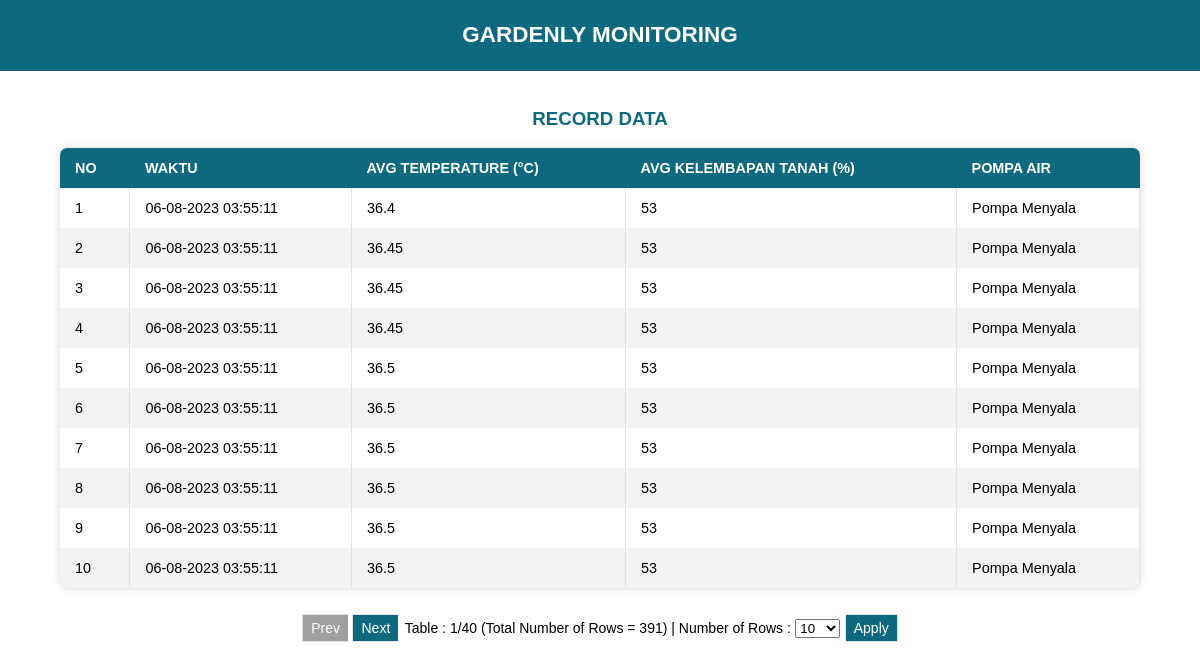
Screenshot of /record.php with the database file from the repository.
### tables this page shows
CREATE TABLE `average` (
  `id` int(11) NOT NULL,
  `avg_temp` float NOT NULL,
  `avg_mois` float NOT NULL,
  `defuzzy` varchar(50) NOT NULL,
  `created_at` timestamp NOT NULL DEFAULT current_timestamp()
);

### database.php (called while the page is built, shortened)
<?php
$servername = "localhost";
$username = "root";
$password = "";
$dbname = "irrigation";
$conn = new mysqli($servername, $username, $password, $dbname);
$record_table = $conn->query("SELECT * FROM average");
if ($record_table->num_rows > 0) {
  $data_record = $record_table;
} else {
  echo "data record : 0 results";
  $data_record = "No Data";
}

### record.php (the view, shortened to what this page needs)
<!DOCTYPE HTML>
<html>
<head>
</head>
<body>
    <div class="topnav">
        <h3>GARDENLY MONITORING</h3>
    </div>
    <br>
    <h3 style="color: #0c6980;">RECORD DATA</h3>
    <table class="styled-table" id="table_id">
        <thead>
            <tr>
                <th>NO</th>
                <th>WAKTU</th>
                <th>AVG TEMPERATURE (°C)</th>
                <th>AVG KELEMBAPAN TANAH (%)</th>
                <th>POMPA AIR</th>
            </tr>
        </thead>
        <tbody id="tbody_table_record">
            <?php
            include 'database.php';
            $b =
                isset($row['created_at']) ? $row['created_at'] : '';
            $date = new DateTime($b);
            $num = 1;
            while ($row = $data_record->fetch_assoc()) {
                echo '<tr>';
                echo '<td>' . $num++ . '</td>';
                echo '<td class="bdr">' . $date->format('d-m-Y H:i:s') . '</td>';
                echo '<td class="bdr">' . $row['avg_temp'] . '</td>';
                echo '<td class="bdr">' . $row['avg_mois'] . '</td>';
                echo '<td class="bdr">' . $row['defuzzy'] . '</td>';
                echo '</tr>';
            }
            ?>
        </tbody>
    </table>
    <br>
    <div class="btn-group">
        <button class="button" id="btn_prev" onclick="prevPage()">Prev</button>
        <button class="button" id="btn_next" onclick="nextPage()">Next</button>
        <div style="display: inline-block; position:relative; border: 0px solid #e3e3e3; float: center; margin-left: 2px;;">
            <p style="position:relative; font-size: 14px;"> Table : <span id="page"></span></p>
        </div>
        <select name="number_of_rows" id="number_of_rows">
            <option value="10">10</option>
        </select>
        <button class="button" id="btn_apply" onclick="apply_Number_of_Rows()">Apply</button>
    </div>
    <br>
</body>
</html>

### record.php (style rules this page uses)
html { font-family: Arial; display: inline-block; text-align: center; }
p { font-size: 1.2rem; }
body { margin: 0; }
.topnav { overflow: hidden; background-color: #0c6980; color: white; font-size: 1.2rem; }
.styled-table { border-collapse: collapse; margin-left: auto; margin-right: auto; font-size: 0.9em; font-family: sans-serif; min-width: 400px; box-shadow: 0 0 10px rgba(0, 0, 0, 0.15); border-radius: 0.5em; overflow: hidden; width: 90%; }
.styled-table thead tr { background-color: #0c6980; color: #ffffff; text-align: left; }
.styled-table th { padding: 12px 15px; text-align: left; }
.styled-table td { padding: 12px 15px; text-align: left; }
.styled-table tbody tr:nth-of-type(even) { background-color: #f3f3f3; }
.bdr { border-right: 1px solid #e3e3e3; border-left: 1px solid #e3e3e3; }
.btn-group .button { background-color: #0c6980; border: 1px solid #e3e3e3; color: white; padding: 5px 8px; text-align: center; text-decoration: none; display: inline-block; font-size: 14px; cursor: pointer; float: center; }
.btn-group .button:not(:last-child) { border-right: none; }
.btn-group .button:disabled, .button.disabled { color: #fff; background-color: #a0a0a0; cursor: not-allowed; pointer-events: none; }

### rows the page displays
average: avg_temp "36.4", avg_mois "53", defuzzy "Pompa Menyala"
average: avg_temp "36.45", avg_mois "53", defuzzy "Pompa Menyala"
average: avg_temp "36.45", avg_mois "53", defuzzy "Pompa Menyala"
average: avg_temp "36.45", avg_mois "53", defuzzy "Pompa Menyala"
average: avg_temp "36.5", avg_mois "53", defuzzy "Pompa Menyala"
average: avg_temp "36.5", avg_mois "53", defuzzy "Pompa Menyala"
average: avg_temp "36.5", avg_mois "53", defuzzy "Pompa Menyala"
average: avg_temp "36.5", avg_mois "53", defuzzy "Pompa Menyala"
average: avg_temp "36.5", avg_mois "53", defuzzy "Pompa Menyala"
average: avg_temp "36.5", avg_mois "53", defuzzy "Pompa Menyala"
